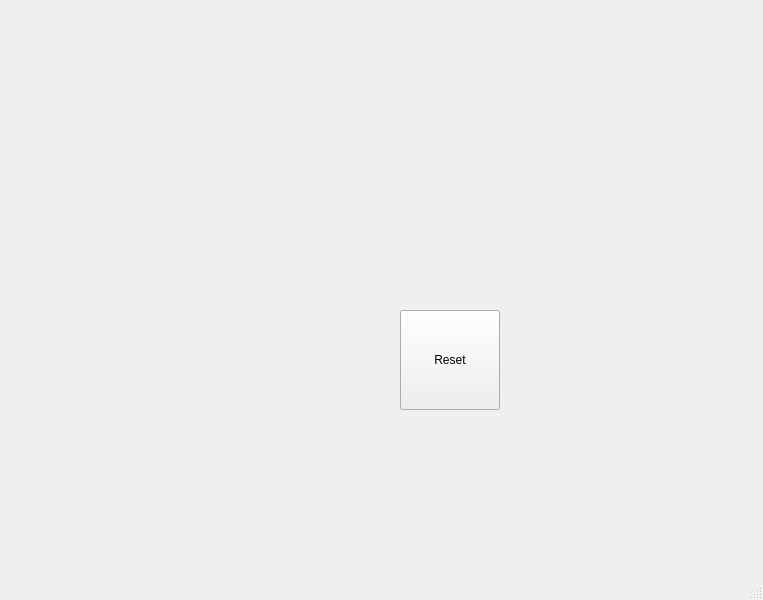
<?xml version="1.0" encoding="UTF-8"?>
<ui version="4.0">
 <class>MainWindow</class>
 <widget class="QMainWindow" name="MainWindow">
  <property name="geometry">
   <rect>
    <x>0</x>
    <y>0</y>
    <width>763</width>
    <height>600</height>
   </rect>
  </property>
  <property name="windowTitle">
   <string>MainWindow</string>
  </property>
  <widget class="QWidget" name="centralwidget">
   <widget class="QPushButton" name="pb">
    <property name="geometry">
     <rect>
      <x>400</x>
      <y>310</y>
      <width>100</width>
      <height>100</height>
     </rect>
    </property>
    <property name="text">
     <string>Reset</string>
    </property>
    <property name="iconSize">
     <size>
      <width>40</width>
      <height>40</height>
     </size>
    </property>
   </widget>
  </widget>
  <widget class="QMenuBar" name="menubar">
   <property name="geometry">
    <rect>
     <x>0</x>
     <y>0</y>
     <width>763</width>
     <height>21</height>
    </rect>
   </property>
  </widget>
  <widget class="QStatusBar" name="statusbar"/>
 </widget>
 <resources/>
 <connections/>
</ui>
